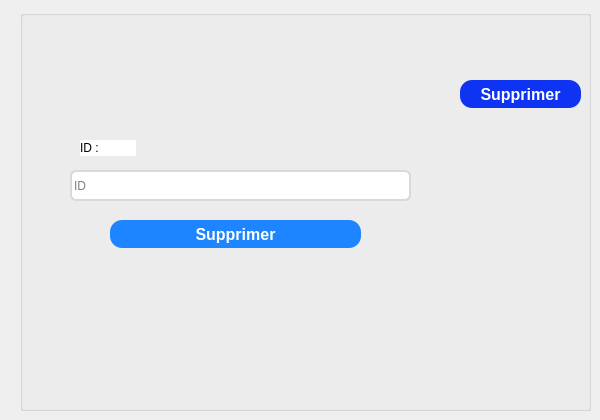
      <widget class="QWidget" name="tab_14">
       <attribute name="title">
        <string>Supprimer</string>
       </attribute>
       <widget class="QGroupBox" name="groupBox_13">
        <property name="geometry">
         <rect>
          <x>20</x>
          <y>10</y>
          <width>571</width>
          <height>401</height>
         </rect>
        </property>
        <property name="styleSheet">
         <string notr="true">/* Style for a QGroupBox for login information */
QGroupBox {
    border: 2px solid #bdc3c7; /* Border with default color */
    border-radius: 8px; /* Rounded corners */
    margin-top: 10px; /* Top margin */
    background-color: #ffffff;
; /* Background color */
}

/* Style for the title of the QGroupBox */
QGroupBox::title {
    subcontrol-origin: margin;
    subcontrol-position: top left;
    left: 10px; /* Offset the title to the left */
    padding: 0 5px; /* Internal padding for the title */
    font-size: 16px; /* Title font size */
    color: #2c3e50; /* Title text color */

}a
</string>
        </property>
        <property name="title">
         <string/>
        </property>
        <widget class="QLabel" name="label_39">
         <property name="geometry">
          <rect>
           <x>60</x>
           <y>130</y>
           <width>56</width>
           <height>16</height>
          </rect>
         </property>
         <property name="styleSheet">
          <string notr="true">background-color: white;
font: 87 9pt &quot;Arial Black&quot;;</string>
         </property>
         <property name="text">
          <string>ID :</string>
         </property>
        </widget>
        <widget class="QPushButton" name="pushButton_20">
         <property name="geometry">
          <rect>
           <x>440</x>
           <y>70</y>
           <width>121</width>
           <height>28</height>
          </rect>
         </property>
         <property name="minimumSize">
          <size>
           <width>93</width>
           <height>28</height>
          </size>
         </property>
         <property name="styleSheet">
          <string notr="true">QPushButton{
	padding: 0px 16px;


width: 86px;
height: 48px;
left: 1996px;
top: 64px;

/* Blue/50 */
background: #0E33F2;
border-radius: 12px;


/* Button */

width: 54px;
height: 24px;

font-family: 'Inter';
font-style: normal;
font-weight: 800;
font-size: 16px;
line-height: 24px;
/* identical to box height, or 150% */

/* Base/100 */
color: #FFFFFF;
}

QPushButton:hover{
	padding: 0px 16px;


width: 86px;
height: 48px;
left: 1996px;
top: 64px;

/* Blue/50 */
background: #0B28C2;
border-radius: 12px;


/* Button */

width: 54px;
height: 24px;

font-family: 'Inter';
font-style: normal;
font-weight: 800;
font-size: 16px;
line-height: 24px;
/* identical to box height, or 150% */

/* Base/100 */
color: #FFFFFF;
}


QPushButton:pressed{
	padding: 0px 16px;


width: 86px;
height: 48px;
left: 1996px;
top: 64px;

/* Blue/50 */
background: #000000;
border-radius: 12px;


/* Button */

width: 54px;
height: 24px;

font-family: 'Inter';
font-style: normal;
font-weight: 800;
font-size: 16px;
line-height: 24px;
/* identical to box height, or 150% */

/* Base/100 */
color: #FFFFFF;
}</string>
         </property>
         <property name="text">
          <string>Supprimer</string>
         </property>
        </widget>
        <widget class="QLineEdit" name="le_id_5">
         <property name="geometry">
          <rect>
           <x>50</x>
           <y>160</y>
           <width>341</width>
           <height>31</height>
          </rect>
         </property>
         <property name="styleSheet">
          <string notr="true">

position: absolute;
width: 428px;
height: 50px;
left: 1122px;
top: 327px;
background-color: #ffffff;

border: 2px solid #D9D9D9;
border-radius: 6px;
</string>
         </property>
         <property name="placeholderText">
          <string>ID</string>
         </property>
        </widget>
        <widget class="QPushButton" name="pushDelete">
         <property name="geometry">
          <rect>
           <x>90</x>
           <y>210</y>
           <width>251</width>
           <height>28</height>
          </rect>
         </property>
         <property name="sizePolicy">
          <sizepolicy hsizetype="Preferred" vsizetype="Preferred">
           <horstretch>0</horstretch>
           <verstretch>0</verstretch>
          </sizepolicy>
         </property>
         <property name="minimumSize">
          <size>
           <width>93</width>
           <height>28</height>
          </size>
         </property>
         <property name="styleSheet">
          <string notr="true">QPushButton{
	padding: 0px 16px;


width: 86px;
height: 48px;
left: 1996px;
top: 64px;

/* Blue/50 */
background: rgb(28,133,255);
border-radius: 12px;


/* Button */

width: 54px;
height: 24px;

font-family: 'Inter';
font-style: normal;
font-weight: 800;
font-size: 16px;
line-height: 24px;
/* identical to box height, or 150% */

/* Base/100 */
color: white;
font: 87 8.5pt &quot;Segoe UI Black&quot;;
}

QPushButton:hover{
	padding: 0px 16px;


width: 86px;
height: 48px;
left: 1996px;
top: 64px;

/* Blue/50 */
background: #0B28C2;
border-radius: 12px;


/* Button */

width: 54px;
height: 24px;

font-family: 'Inter';
font-style: normal;
font-weight: 800;
font-size: 16px;
line-height: 24px;
/* identical to box height, or 150% */

/* Base/100 */
color: white;
}


QPushButton:pressed{
	padding: 0px 16px;


width: 86px;
height: 48px;
left: 1996px;
top: 64px;

/* Blue/50 */
background: #081E91;
border-radius: 12px;


/* Button */

width: 54px;
height: 24px;

font-family: 'Inter';
font-style: normal;
font-weight: 800;
font-size: 16px;
line-height: 24px;
/* identical to box height, or 150% */

/* Base/100 */
color: white;
}

</string>
         </property>
         <property name="text">
          <string>Supprimer</string>
         </property>
        </widget>
       </widget>
      </widget>
